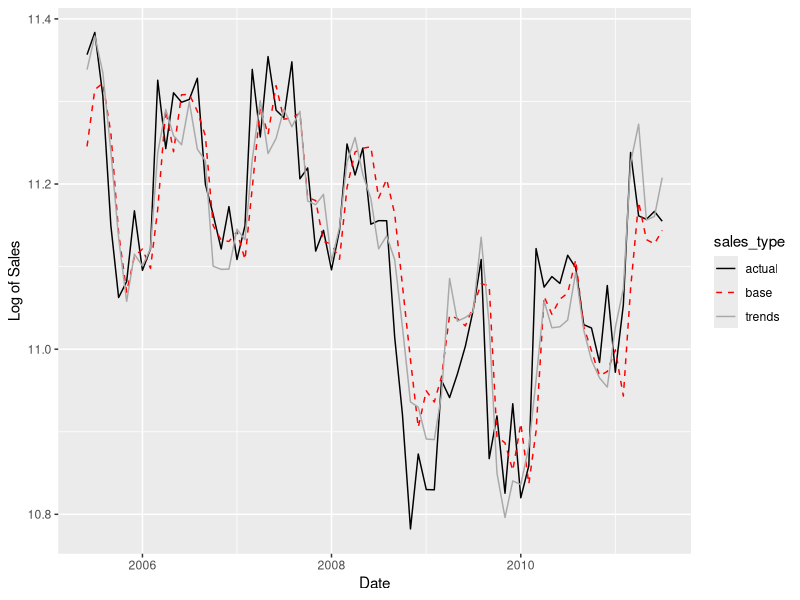
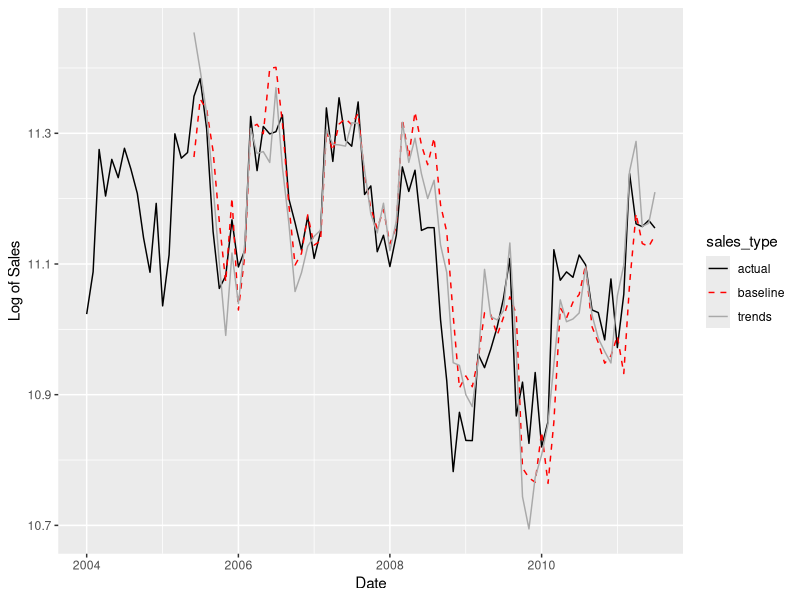

These charts were generated, in order, by the following R code:
## ---- chunk 1
library(tidyverse)
library(dplyr)
library(modelr)
library(scales)
library(lubridate)
library(stats)
## ---- chunk 2
set.seed(42)

data <- read.csv("Autos/Autos/merged.csv") %>% mutate(Period = as.Date(Period))
data <- data %>% mutate(sales = log(sales))
data

## ---- chunk 3
#our models
model_baseline <- lm(sales~lag(sales,1)+lag(sales,12), data=data)
summary(model_baseline)

model_with_trends <- lm(sales~lag(sales,1)+lag(sales,12) + suvs + insurance, data=data)
summary(model_with_trends)
## ---- chunk 4
#add predictions with both models (Without Rolling Window)s
data_with_pred <- data %>%
  add_predictions(model_baseline, var ="base") %>% 
  add_predictions(model_with_trends, var ="trends") %>%
  filter(Period >= as.Date('2005-06-01')) %>%
  rename(actual = sales)

head(data_with_pred)
## ---- chunk 5
#visualizations (Without Rolling Window)

data_with_pred %>% 
  pivot_longer(c("actual", "base", "trends"), names_to = "sales_type", values_to = "num_of_sales") %>%
  ggplot(aes(x = Period, y = num_of_sales, group = sales_type, color = sales_type)) +
  geom_line(aes(y = num_of_sales, color = sales_type, linetype= sales_type)) +
  scale_color_manual(values=c("black", "red", "darkgray")) +
  scale_linetype_manual(values=c("solid", "dashed", "solid")) +
  labs(x = "Date", y = "Log of Sales")
## ---- chunk 6
#MAE calculation (Without Rolling Window)

base_mae <- mae(model_baseline, data)
trends_mae <- mae(model_with_trends, data)

base_mae
trends_mae

## ---- chunk 7

#Implementation of Rolling Window

all_data <- data %>% 
  rename(actual = sales) %>%
  mutate(baseline = NA, trends = NA) %>%
  mutate(lag1 = lag(actual, 1), lag12 = lag(actual, 12))

head(all_data)

K <- 17
num_rows <- nrow(all_data)


for (k in K: (num_rows -1) ) {
  model1 <- lm(actual ~ lag1 + lag12, data = all_data[1:k, ])
  model2 <- lm(actual ~ lag1 + lag12 + suvs + insurance, data = all_data[1:k, ])
  all_data$baseline[k + 1] <- predict(model1, all_data[k + 1,])
  all_data$trends[k + 1] <- predict(model2, all_data[k + 1,])
}

all_data
## ---- chunk 8
#Visualization (With Rolling Window)

all_data %>% 
  pivot_longer(c("actual", "baseline", "trends"), names_to = "sales_type", values_to = "num_of_sales") %>%
  ggplot(aes(x = Period, y = num_of_sales, group = sales_type, color = sales_type)) +
  geom_line(aes(y = num_of_sales, color = sales_type, linetype= sales_type)) +
  scale_color_manual(values=c("black", "red", "darkgray")) +
  scale_linetype_manual(values=c("solid", "dashed", "solid")) +
  labs(x = "Date", y = "Log of Sales")
## ---- chunk 9
#MAE Calculation (With Rolling Window)

mae_baseline <- sum(abs(all_data$actual - all_data$baseline), na.rm = TRUE)/(num_rows - 17)
mae_trends <- sum(abs(all_data$actual - all_data$trends), na.rm = TRUE)/(num_rows - 17)

mae_baseline
mae_trends

## ---- chunk 10
#Checking Trends During the Recession (December 2007 through June 2009)

data_recession <- all_data %>%
  filter(Period >= "2007-12-01" & Period <= "2009-06-01")

mae_r_baseline <- sum(abs(data_recession$actual - data_recession$baseline), na.rm = TRUE)/nrow(data_recession)

mae_r_trends <- sum(abs(data_recession$actual - data_recession$trends), na.rm = TRUE)/nrow(data_recession)

mae_r_baseline
mae_r_trends

